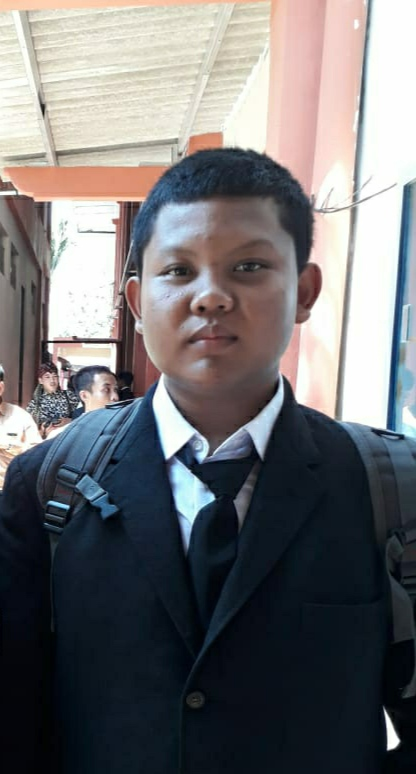
#> input picture python/pc.jpg, 416 x 774 px
$ python test.py
#> lines starting #> are read from the running program, lines starting #| are printed output that depends on the picture
import numpy as np
import cv2
import imageio
import scipy.ndimage

img = 'pc.jpg'

def greyscale(rgb):
    return np.dot(rgb[...,:3],[0.299,0.587,0.114])

def dodge(front,back):
    result=front*255/(255-back)
    result[result>255]=255
    result[back==255]=255
    return result.astype('uint8')

i = imageio.imread(img)
#> i is the input picture: shape (774, 416, 3); mean R, G, B 112.4, 111.9, 113.9

g = greyscale(i)
#> in greyscale, `return np.dot(rgb[...,:3],[0.299,0.587,0.114])`:
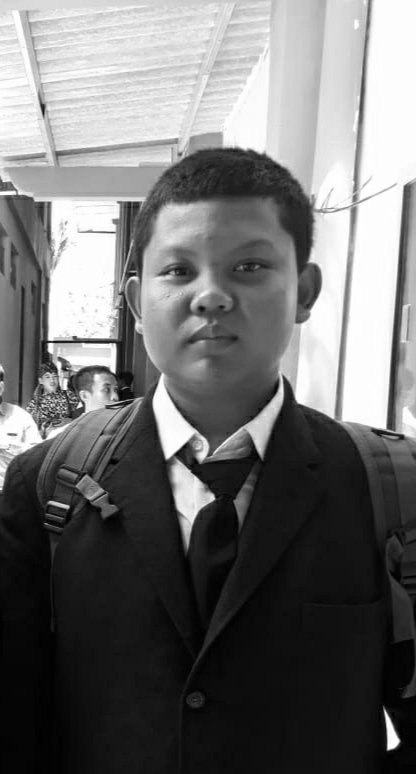
#> returned value: shape (774, 416) float64; min 0.228, max 255, mean 112.3

s = 255-g
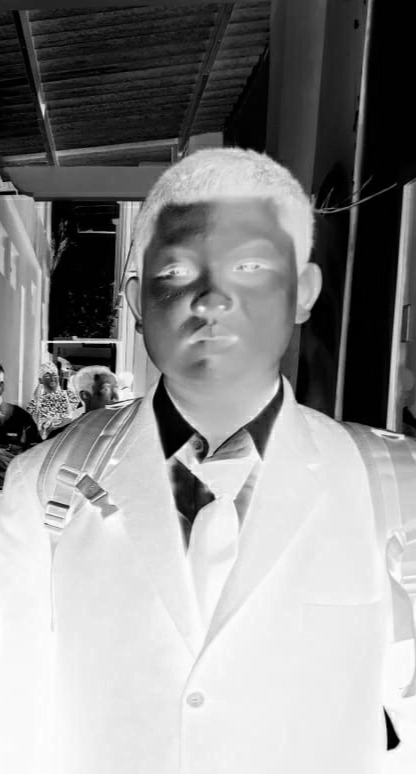
#> s: shape (774, 416) float64; min 0, max 254.8, mean 142.7

b = scipy.ndimage.filters.gaussian_filter(s,sigma=10)
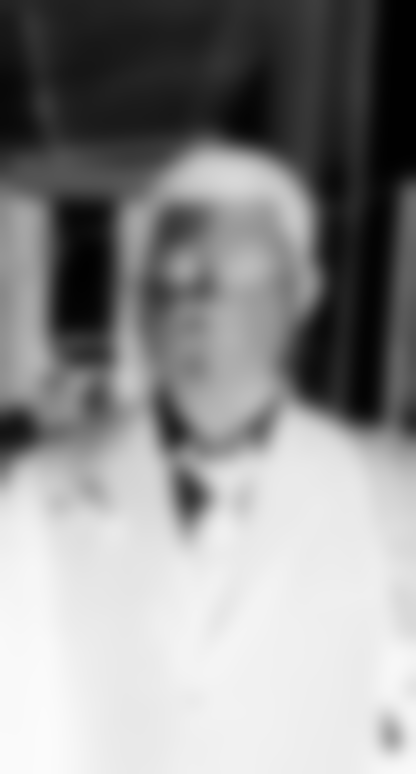
#> b: shape (774, 416) float64; min 1, max 251.4, mean 142.7

r = dodge(b,g)
#> in dodge, `result=front*255/(255-back)`:
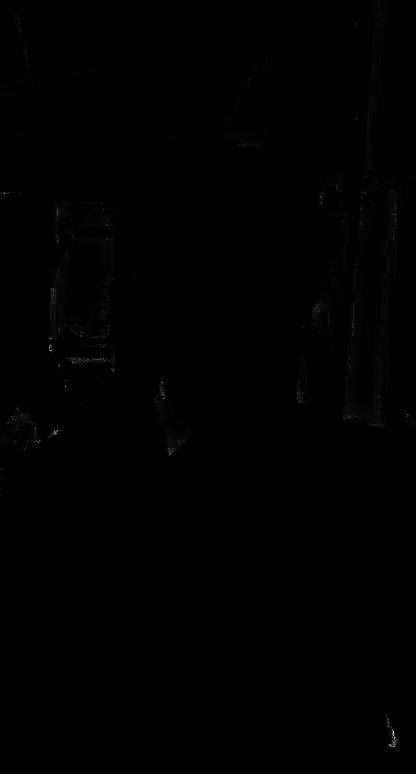
#> result: shape (774, 416) float64; 0.1% of the values are NaN or infinite; the others: min 22.6, max 206196.7, mean 653.5; drawn with min black, max white, NaN and infinite black
#> in dodge, `result[result>255]=255`:
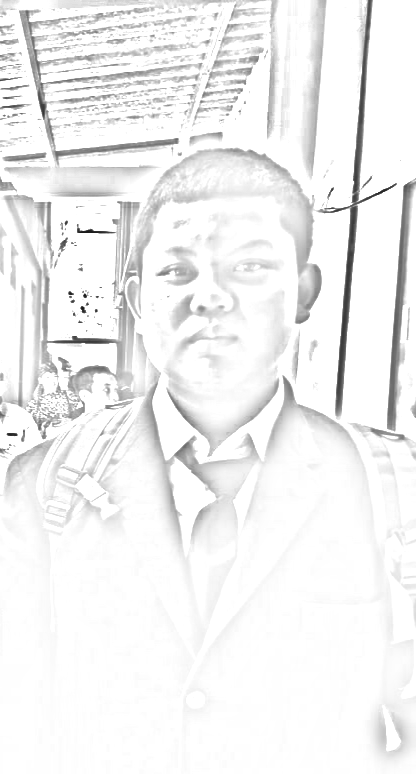
#> result: shape (774, 416) float64; min 22.6, max 255, mean 241.6

cv2.imwrite('sketch.png', r)
